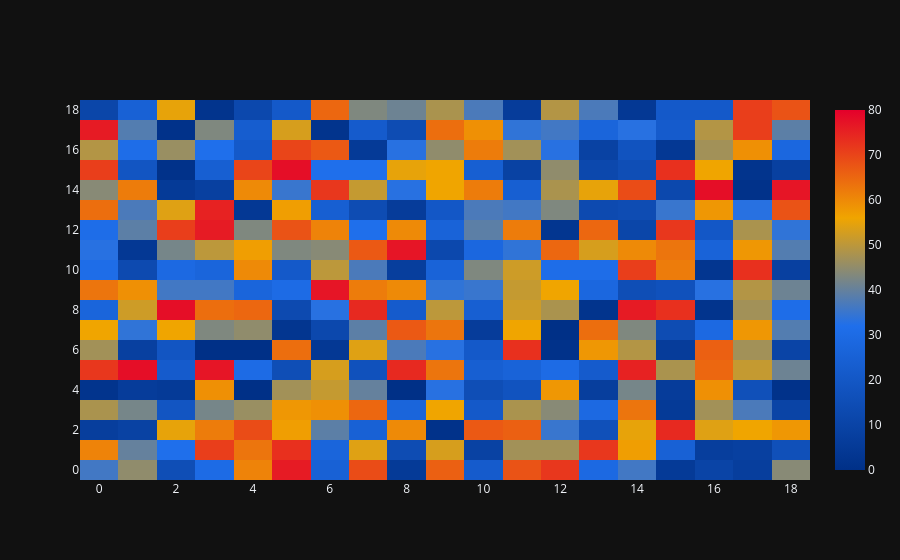

Here is the notebook cell this chart was saved with:
### Code cell
import plotly.graph_objects as go
import numpy as np

# Matriz de prueba con valores fijos
z_test = np.random.randint(0, 80, size=(19, 19)).astype(float)

fig = go.Figure(go.Heatmap(
    z=z_test,
    colorscale=[[0,"#003087"],[0.4,"#1F6FEB"],[0.7,"#F0A500"],[1.0,"#E4002B"]],
    zmin=0, zmax=80,
))

fig.show()

### Figure 1 — Plotly figure (JSON) as saved in the notebook; plotly's stock layout.template omitted (floating-point values rounded to 4 significant figures; data arrays with more than 128 entries replaced by an {"elided": "..."} marker saying what was removed)
{"data": [{"colorscale": [[0, "#003087"], [0.4, "#1F6FEB"], [0.7, "#F0A500"], [1.0, "#E4002B"]], "z": {"elided": "19x19 float values"}, "zmax": 80, "zmin": 0, "type": "heatmap"}], "layout": {}}
